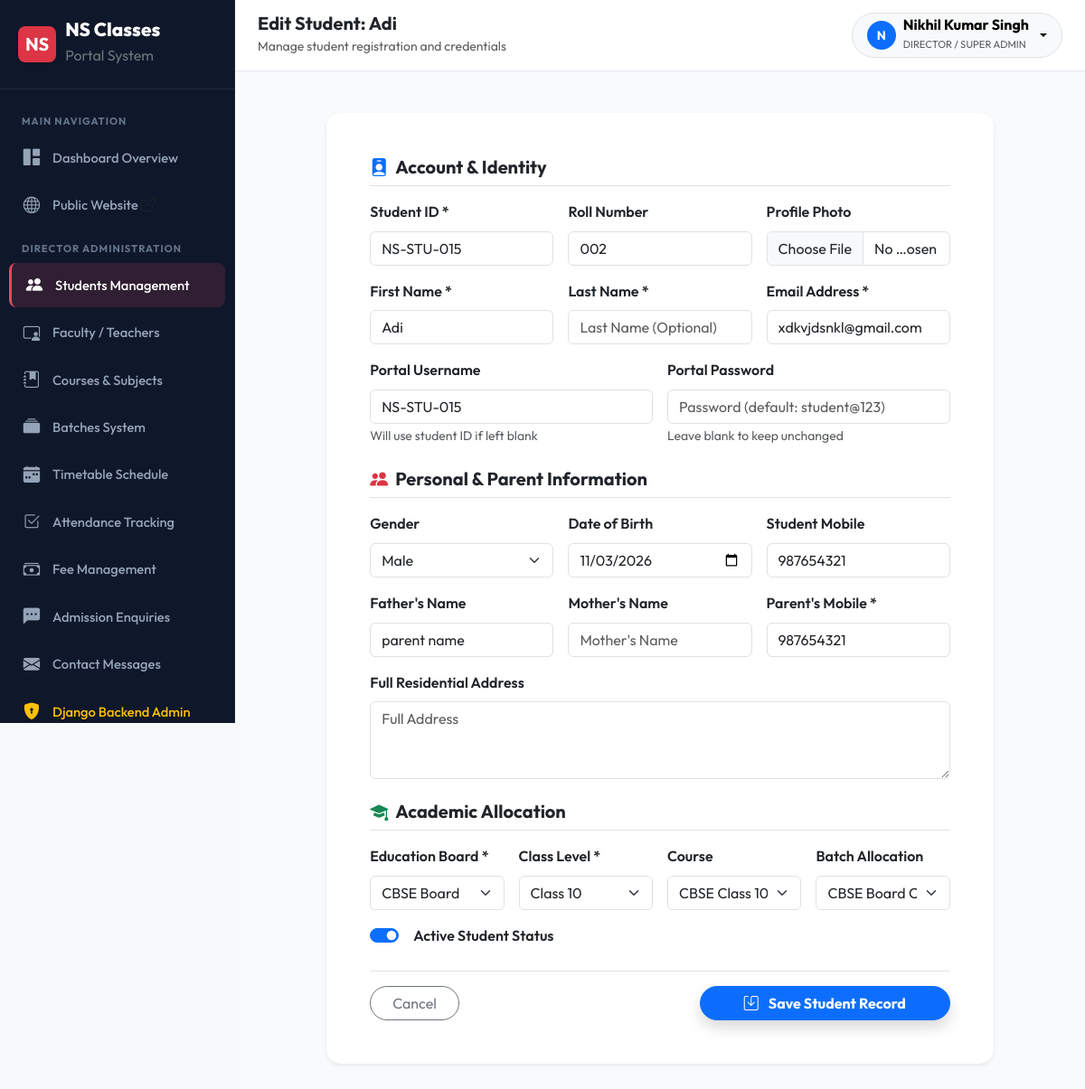
Page /students/15/edit/ (signed in) on the committed database.
### students/models.py (models this page shows, shortened)
class Student(models.Model):
    GENDER_CHOICES = [
        ('M', 'Male'),
        ('F', 'Female'),
        ('O', 'Other'),
    ]
    BOARD_CHOICES = [
        ('CBSE', 'CBSE Board'),
    ]
    CLASS_CHOICES = [(str(i), f'Class {i}') for i in range(6, 13)]
    user = models.OneToOneField(User, on_delete=models.CASCADE, related_name='student_profile')
    student_id = models.CharField(max_length=20, unique=True)
    photo = models.ImageField(upload_to='students/', blank=True, null=True)
    date_of_birth = models.DateField(null=True, blank=True)
    gender = models.CharField(max_length=1, choices=GENDER_CHOICES, blank=True)
    father_name = models.CharField(max_length=100, blank=True)
    mother_name = models.CharField(max_length=100, blank=True)
    phone = models.CharField(max_length=15, blank=True)
    parent_phone = models.CharField(max_length=15, blank=True)
    address = models.TextField(blank=True)
    board = models.CharField(max_length=10, choices=BOARD_CHOICES, blank=True)
    class_level = models.CharField(max_length=5, choices=CLASS_CHOICES, verbose_name='Class', blank=True)
    course = models.ForeignKey(Course, on_delete=models.SET_NULL, null=True, blank=True, related_name='students')
    batch = models.ForeignKey(Batch, on_delete=models.SET_NULL, null=True, blank=True, related_name='students')
    admission_date = models.DateField(auto_now_add=True)
    roll_number = models.CharField(max_length=20, blank=True)
    is_active = models.BooleanField(default=True)
    created_at = models.DateTimeField(auto_now_add=True)
    @property
    def full_name(self):
        return self.user.get_full_name()
    class Meta:
        ordering = ['user__first_name']
        verbose_name = 'Student'
        verbose_name_plural = 'Students'

### students/views.py (the view)
# urls.py: path('<int:pk>/edit/', views.student_update, name='update'),
@login_required
def student_update(request, pk):
    if not is_admin(request.user):
        messages.error(request, "Permission denied.")
        return redirect('dashboard:home')
    student = get_object_or_404(Student, pk=pk)
    if request.method == 'POST':
        form = StudentForm(request.POST, request.FILES, instance=student)
        if form.is_valid():
            user = student.user
            user.first_name = form.cleaned_data['first_name']
            user.last_name = form.cleaned_data['last_name']
            user.email = form.cleaned_data['email']
            if form.cleaned_data.get('password'):
                user.set_password(form.cleaned_data['password'])
            user.save()
            form.save()
            messages.success(request, f"Student {student.full_name} updated successfully!")
            return redirect('students:detail', pk=student.pk)
    else:
        initial_data = {
            'first_name': student.user.first_name,
            'last_name': student.user.last_name,
            'email': student.user.email,
            'username': student.user.username,
        }
        form = StudentForm(instance=student, initial=initial_data)
    return render(request, 'students/student_form.html', {'form': form, 'title': f'Edit Student: {student.full_name}', 'is_edit': True, 'student': student})

### templates/students/student_form.html (shortened to what this page needs)
{% extends 'base_dashboard.html' %}
{% load static %}
{% block page_title %}{{ title }}{% endblock %}
{% block page_subtitle %}Manage student registration and credentials{% endblock %}
{% block dashboard_body %}
<div class="row justify-content-center">
    <div class="col-lg-10">
        <div class="card border-0 shadow-sm rounded-4 p-4 p-md-5 bg-white">
            <form method="POST" enctype="multipart/form-data">
                <h5 class="fw-bold text-dark mb-3 border-bottom pb-2"><i class="bi bi-person-badge-fill text-primary me-2"></i>Account & Identity</h5>
                <div class="row g-3 mb-4">
                    <div class="col-md-4">
                        <label class="form-label fw-semibold">Student ID *</label>
                        {{ form.student_id }}
                    </div>
                    <div class="col-md-4">
                        <label class="form-label fw-semibold">Roll Number</label>
                        {{ form.roll_number }}
                    </div>
                    <div class="col-md-4">
                        <label class="form-label fw-semibold">Profile Photo</label>
                        {{ form.photo }}
                    </div>
                    <div class="col-md-4">
                        <label class="form-label fw-semibold">First Name *</label>
                        {{ form.first_name }}
                    </div>
                    <div class="col-md-4">
                        <label class="form-label fw-semibold">Last Name *</label>
                        {{ form.last_name }}
                    </div>
                    <div class="col-md-4">
                        <label class="form-label fw-semibold">Email Address *</label>
                        {{ form.email }}
                    </div>
                    <div class="col-md-6">
                        <label class="form-label fw-semibold">Portal Username</label>
                        {{ form.username }}
                        <small class="text-muted">Will use student ID if left blank</small>
                    </div>
                    <div class="col-md-6">
                        <label class="form-label fw-semibold">Portal Password</label>
                        {{ form.password }}
                        <small class="text-muted">{% if is_edit %}Leave blank to keep unchanged{% else %}Default: student@123{% endif %}</small>
                    </div>
                </div>
                <h5 class="fw-bold text-dark mb-3 border-bottom pb-2"><i class="bi bi-people-fill text-danger me-2"></i>Personal & Parent Information</h5>
                <div class="row g-3 mb-4">
                    <div class="col-md-4">
                        <label class="form-label fw-semibold">Gender</label>
                        {{ form.gender }}
                    </div>
                    <div class="col-md-4">
                        <label class="form-label fw-semibold">Date of Birth</label>
                        {{ form.date_of_birth }}
                    </div>
                    <div class="col-md-4">
                        <label class="form-label fw-semibold">Student Mobile</label>
                        {{ form.phone }}
                    </div>
                    <div class="col-md-4">
                        <label class="form-label fw-semibold">Father's Name</label>
                        {{ form.father_name }}
                    </div>
                    <div class="col-md-4">
                        <label class="form-label fw-semibold">Mother's Name</label>
                        {{ form.mother_name }}
                    </div>
                    <div class="col-md-4">
                        <label class="form-label fw-semibold">Parent's Mobile *</label>
                        {{ form.parent_phone }}
                    </div>
                    <div class="col-12">
                        <label class="form-label fw-semibold">Full Residential Address</label>
                        {{ form.address }}
                    </div>
                </div>
                <h5 class="fw-bold text-dark mb-3 border-bottom pb-2"><i class="bi bi-mortarboard-fill text-success me-2"></i>Academic Allocation</h5>
                <div class="row g-3 mb-4">
                    <div class="col-md-3">
                        <label class="form-label fw-semibold">Education Board *</label>
                        {{ form.board }}
                    </div>
                    <div class="col-md-3">
                        <label class="form-label fw-semibold">Class Level *</label>
                        {{ form.class_level }}
                    </div>
                    <div class="col-md-3">
                        <label class="form-label fw-semibold">Course</label>
                        {{ form.course }}
                    </div>
                    <div class="col-md-3">
                        <label class="form-label fw-semibold">Batch Allocation</label>
                        {{ form.batch }}
                    </div>
                    <div class="col-12 mt-3">
                        <div class="form-check form-switch">
                            {{ form.is_active }}
                            <label class="form-check-label fw-semibold ms-2" for="{{ form.is_active.id_for_label }}">Active Student Status</label>
                        </div>
                    </div>
                </div>
                <div class="d-flex justify-content-between align-items-center pt-3 border-top">
                    <a href="{% url 'students:list' %}" class="btn btn-outline-secondary rounded-pill px-4">Cancel</a>
                    <button type="submit" class="btn btn-primary fw-bold rounded-pill px-5 shadow">
                        <i class="bi bi-save me-2"></i> Save Student Record
                    </button>
                </div>
            </form>
        </div>
    </div>
</div>
{% endblock %}

### templates/base_dashboard.html (shortened to what this page needs)
{% load static %}
<!DOCTYPE html>
<html lang="en">
<head>
    <link href="https://cdn.jsdelivr.net/npm/bootstrap@5.3.3/dist/css/bootstrap.min.css" rel="stylesheet">
    <link rel="stylesheet" href="https://cdn.jsdelivr.net/npm/bootstrap-icons@1.11.3/font/bootstrap-icons.min.css">
    <link rel="stylesheet" href="{% static 'css/style.css' %}">
</head>
<body class="bg-light">
    <div class="dashboard-wrapper">
        <aside class="dashboard-sidebar" id="dashboardSidebar">
            <div class="sidebar-brand">
                <span class="d-inline-flex align-items-center justify-content-center bg-danger text-white rounded-3 px-2 py-1 fs-5 fw-bold shadow-sm">NS</span>
                <div>
                    <div class="lh-1">{{ SITE_NAME }}</div>
                    <small class="text-secondary fs-6 fw-normal">Portal System</small>
                </div>
            </div>
            <ul class="sidebar-menu">
                <li class="sidebar-heading">Main Navigation</li>
                <li>
                    <a href="{% url 'dashboard:home' %}" class="sidebar-link {% if 'dashboard' in request.path and not 'direct' in request.path %}active{% endif %}">
                        <i class="bi bi-grid-1x2-fill"></i>
                        <span>Dashboard Overview</span>
                    </a>
                </li>
                <li>
                    <a href="{% url 'website:home' %}" class="sidebar-link" target="_blank">
                        <i class="bi bi-globe"></i>
                        <span>Public Website <i class="bi bi-box-arrow-up-right fs-6 text-muted"></i></span>
                    </a>
                </li>
                {% if user.is_superuser or user.profile.role == 'admin' %}
                    <li class="sidebar-heading">Director Administration</li>
                    <li>
                        <a href="{% url 'students:list' %}" class="sidebar-link {% if 'students' in request.path %}active{% endif %}">
                            <i class="bi bi-people-fill"></i>
                            <span>Students Management</span>
                        </a>
                    </li>
                    <li>
                        <a href="{% url 'teachers:list' %}" class="sidebar-link {% if 'manage-teachers' in request.path %}active{% endif %}">
                            <i class="bi bi-person-video3"></i>
                            <span>Faculty / Teachers</span>
                        </a>
                    </li>
                    <li>
                        <a href="{% url 'courses:manage_list' %}" class="sidebar-link {% if 'manage-courses' in request.path %}active{% endif %}">
                            <i class="bi bi-journal-bookmark-fill"></i>
                            <span>Courses & Subjects</span>
                        </a>
                    </li>
                    <li>
                        <a href="{% url 'batches:list' %}" class="sidebar-link {% if 'batches' in request.path %}active{% endif %}">
                            <i class="bi bi-collection-fill"></i>
                            <span>Batches System</span>
                        </a>
                    </li>
                    <li>
                        <a href="{% url 'timetable:index' %}" class="sidebar-link {% if 'timetable' in request.path %}active{% endif %}">
                            <i class="bi bi-calendar-week-fill"></i>
                            <span>Timetable Schedule</span>
                        </a>
                    </li>
                    <li>
                        <a href="{% url 'attendance:mark' %}" class="sidebar-link {% if 'attendance' in request.path %}active{% endif %}">
                            <i class="bi bi-check2-square"></i>
                            <span>Attendance Tracking</span>
                        </a>
                    </li>
                    <li>
                        <a href="{% url 'fees:list' %}" class="sidebar-link {% if 'fees' in request.path %}active{% endif %}">
                            <i class="bi bi-cash-stack"></i>
                            <span>Fee Management</span>
                        </a>
                    </li>
                    <li>
                        <a href="{% url 'enquiries:list' %}" class="sidebar-link {% if 'enquiries' in request.path and not 'messages' in request.path %}active{% endif %}">
                            <i class="bi bi-chat-left-dots-fill"></i>
                            <span>Admission Enquiries</span>
                        </a>
                    </li>
                    <li>
                        <a href="{% url 'enquiries:messages' %}" class="sidebar-link {% if 'messages' in request.path %}active{% endif %}">
                            <i class="bi bi-envelope-fill"></i>
                            <span>Contact Messages</span>
                        </a>
                    </li>
                    <li>
                        <a href="/django-admin/" target="_blank" class="sidebar-link text-warning">
                            <i class="bi bi-shield-lock-fill"></i>
                            <span>Django Backend Admin</span>
                        </a>
                    </li>
                {% endif %}
            </ul>
        </aside>
        <div class="dashboard-main">
            <header class="dashboard-topbar">
                <div class="d-flex align-items-center gap-3">
                    <div>
                        <h5 class="mb-0 fw-bold text-dark">{% block page_title %}Dashboard{% endblock %}</h5>
                        <small class="text-muted">{% block page_subtitle %}NS Classes Coaching Institute{% endblock %}</small>
                    </div>
                </div>
                <div class="d-flex align-items-center gap-3">
                    <div class="dropdown">
                        <button class="btn btn-light rounded-pill border d-flex align-items-center gap-2 px-3 py-1 dropdown-toggle" type="button" data-bs-toggle="dropdown">
                            <div class="bg-primary text-white rounded-circle d-flex align-items-center justify-content-center" style="width: 32px; height: 32px; font-weight: 700; font-size: 0.85rem;">
                                {{ user.first_name|default:user.username|make_list|first|upper }}
                            </div>
                            <div class="text-start d-none d-sm-block">
                                <div class="fw-bold fs-6 lh-1">{{ user.get_full_name|default:user.username }}</div>
                                <small class="text-muted text-uppercase" style="font-size: 0.7rem;">
                                    {% if user.is_superuser %}Director / Super Admin
                                    {% elif user.profile.role == 'teacher' %}Faculty Teacher
                                    {% else %}Student{% endif %}
                                </small>
                            </div>
                        </button>
                    </div>
                </div>
            </header>
            <div class="px-4 pt-3">
            </div>
            <div class="dashboard-content">
                {% block dashboard_body %}{% endblock %}
            </div>
        </div>
    </div>
</body>
</html>

### rows in the picture
Student: student_id "NS-STU-015", roll_number "002", gender "Male", date_of_birth "11/03/2026", phone "987654321", father_name "parent name", parent_phone "987654321", board "CBSE Board", class_level "Class 10", course "CBSE Class 10 Foundation & Board Excel (CBSE Board - Class 10)", batch "CBSE Board Class 10 Evening Batch", is_active "☑"

### other values in the picture
{{ SITE_NAME }} "NS Classes"
{{ title }} "Edit Student: Adi"
{{ user.first_name|default:user.username|make_list|first|upper }} "N"
{{ user.get_full_name|default:user.username }} "Nikhil Kumar Singh"
